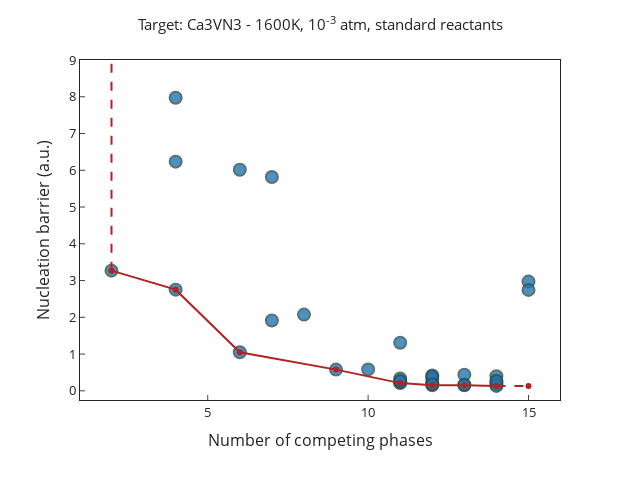

Notebook code cell kept with this figure:
### Code cell
f.show()

### Figure 1 — Plotly figure (JSON) as saved in the notebook; plotly's stock layout.template omitted (floating-point values rounded to 4 significant figures)
{"data": [{"customdata": [["1.0 VN(mp-1018027) + 1.0 Ca3N2(mp-844)"], ["1.0 VN(mp-1018027) + 1.0 N2(mp-1080711) + 3.0 Ca(mp-132)"], ["1.0 VN(mp-1018027) + 0.25 N2(mp-1080711) + 1.5 Ca2N(mp-2686)"], ["1.0 VN(mp-1018027) + 2.6667 Ca(mp-132) + 0.3333 CaN6(mp-676)"], ["1.0 VN(mp-1018027) + 2.0 Ca(mp-132) + 1.0 CaN2(mp-1009657)"], ["1.0 VN(mp-1018027) + 1.4545 Ca2N(mp-2686) + 0.0909 CaN6(mp-676)"], ["1.0 VN(mp-1018027) + 1.3333 Ca2N(mp-2686) + 0.3333 CaN2(mp-1009657)"], ["0.125 V8N(mp-1188283) + 0.4375 N2(mp-1080711) + 1.0 Ca3N2(mp-844)"], ["0.125 V8N(mp-1188283) + 1.4375 N2(mp-1080711) + 3.0 Ca(mp-132)"], ["0.125 V8N(mp-1188283) + 0.6875 N2(mp-1080711) + 1.5 Ca2N(mp-2686)"], ["0.125 V8N(mp-1188283) + 0.9453 Ca3N2(mp-844) + 0.1641 CaN6(mp-676)"], ["0.125 V8N(mp-1188283) + 0.7813 Ca3N2(mp-844) + 0.6562 CaN2(mp-1009657)"], ["0.125 V8N(mp-1188283) + 2.5208 Ca(mp-132) + 0.4792 CaN6(mp-676)"], ["0.125 V8N(mp-1188283) + 1.5625 Ca(mp-132) + 1.4375 CaN2(mp-1009657)"], ["0.125 V8N(mp-1188283) + 1.375 Ca2N(mp-2686) + 0.25 CaN6(mp-676)"], ["0.125 V8N(mp-1188283) + 1.0417 Ca2N(mp-2686) + 0.9167 CaN2(mp-1009657)"], ["0.25 N2(mp-1080711) + 0.5 V2N(mp-33090) + 1.0 Ca3N2(mp-844)"], ["1.25 N2(mp-1080711) + 0.5 V2N(mp-33090) + 3.0 Ca(mp-132)"], ["0.5 N2(mp-1080711) + 0.5 V2N(mp-33090) + 1.5 Ca2N(mp-2686)"], ["0.5 N2(mp-1080711) + 1.0 Ca3N2(mp-844) + 1.0 V(mp-146)"], ["1.5 N2(mp-1080711) + 1.0 V(mp-146) + 3.0 Ca(mp-132)"], ["0.75 N2(mp-1080711) + 1.0 V(mp-146) + 1.5 Ca2N(mp-2686)"], ["0.5 V2N(mp-33090) + 0.9688 Ca3N2(mp-844) + 0.0937 CaN6(mp-676)"], ["0.5 V2N(mp-33090) + 0.875 Ca3N2(mp-844) + 0.375 CaN2(mp-1009657)"], ["0.5 V2N(mp-33090) + 2.5833 Ca(mp-132) + 0.4167 CaN6(mp-676)"], ["0.5 V2N(mp-33090) + 1.75 Ca(mp-132) + 1.25 CaN2(mp-1009657)"], ["0.5 V2N(mp-33090) + 1.4091 Ca2N(mp-2686) + 0.1818 CaN6(mp-676)"], ["0.5 V2N(mp-33090) + 1.1667 Ca2N(mp-2686) + 0.6667 CaN2(mp-1009657)"], ["0.9375 Ca3N2(mp-844) + 1.0 V(mp-146) + 0.1875 CaN6(mp-676)"], ["0.75 Ca3N2(mp-844) + 1.0 V(mp-146) + 0.75 CaN2(mp-1009657)"], ["1.0 V(mp-146) + 2.5 Ca(mp-132) + 0.5 CaN6(mp-676)"], ["1.0 V(mp-146) + 1.5 Ca(mp-132) + 1.5 CaN2(mp-1009657)"], ["1.0 V(mp-146) + 1.3636 Ca2N(mp-2686) + 0.2727 CaN6(mp-676)"], ["1.0 V(mp-146) + 1.0 Ca2N(mp-2686) + 1.0 CaN2(mp-1009657)"]], "hovertemplate": "n_competing=%{x}<br>barrier=%{y}<br>summary=%{customdata[0]}<extra></extra>", "legendgroup": "", "marker": {"color": "#1F77B4", "line": {"color": "DarkSlateGrey", "width": 2}, "opacity": 0.8, "size": 12, "symbol": "circle"}, "mode": "markers", "name": "", "orientation": "v", "showlegend": false, "type": "scatter", "x": [2, 7, 4, 14, 12, 11, 10, 8, 8, 6, 12, 11, 15, 13, 13, 11, 6, 4, 4, 9, 8, 7, 12, 11, 14, 12, 12, 11, 14, 12, 15, 14, 14, 13], "xaxis": "x", "y": [3.27, 5.815, 7.973, 0.3957, 0.1922, 1.307, 0.5823, 2.073, 37.41, 6.014, 0.415, 0.2349, 2.971, 0.15, 0.4398, 0.2094, 1.05, 2.752, 6.235, 0.5769, 161.9, 1.913, 0.312, 0.3329, 0.2406, 0.1529, 0.387, 0.2649, 0.1715, 0.1798, 2.746, 0.1332, 0.2763, 0.1666], "yaxis": "y"}, {"line": {"color": "firebrick", "width": 2}, "type": "scatter", "x": [2, 4, 6, 9, 11, 12, 13, 14], "y": [3.27, 2.752, 1.05, 0.5769, 0.2094, 0.1529, 0.15, 0.1332]}, {"connectgaps": false, "line": {"color": "firebrick", "dash": "dash", "width": 2}, "type": "scatter", "x": [2, 2, null, 14, 15], "y": [3.27, 161.9, null, 0.1332, 0.1332]}], "layout": {"font": {"size": 13}, "height": 480, "legend": {"tracegroupgap": 0}, "margin": {"t": 60}, "showlegend": false, "title": {"font": {"size": 15}, "text": "Target: Ca3VN3 - 1600K, 10<sup>-3</sup> atm, standard reactants", "x": 0.5}, "width": 640, "xaxis": {"anchor": "y", "domain": [0, 1], "mirror": true, "showline": true, "ticks": "inside", "title": {"text": "Number of competing phases"}}, "yaxis": {"anchor": "x", "domain": [0, 1], "mirror": true, "range": [-0.25, 9], "showline": true, "ticks": "inside", "title": {"text": "Nucleation barrier (a.u.)"}}}}
